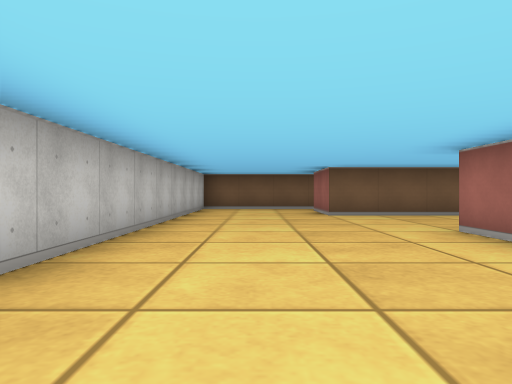
View 1 (above)

16 first-person views from a walk through a cub3D maze. The camera is about half as high as the walls, looks level and sees 70° across. The floor is counted in squares. Each view is taken from the middle of a square. On the plan, view 1 faces up. The plan holds only what a view shows up to about 9 squares ahead; the rest is blank.

View 2
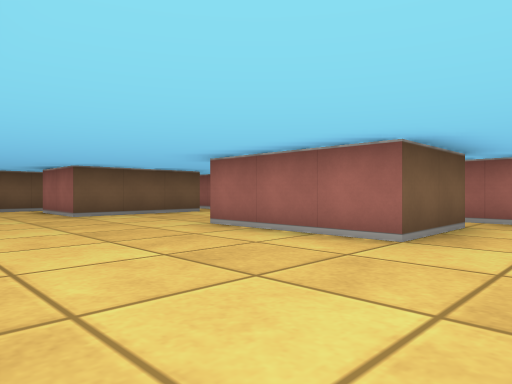

View 3
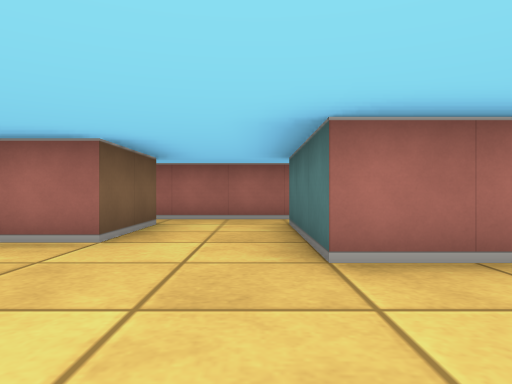

View 4
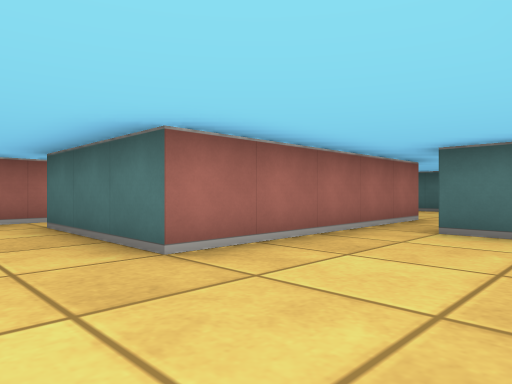

View 5
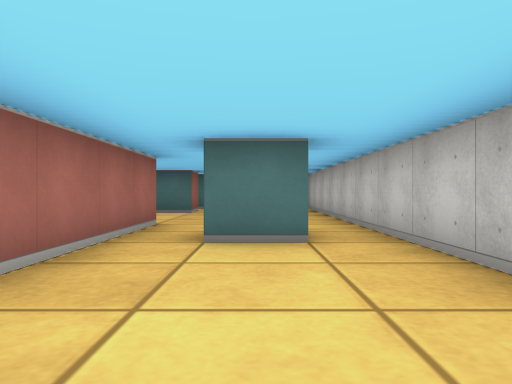

View 6
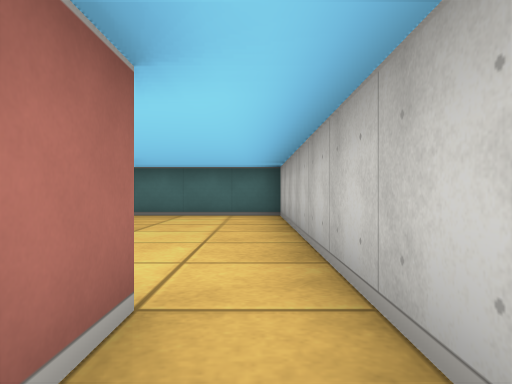

View 7
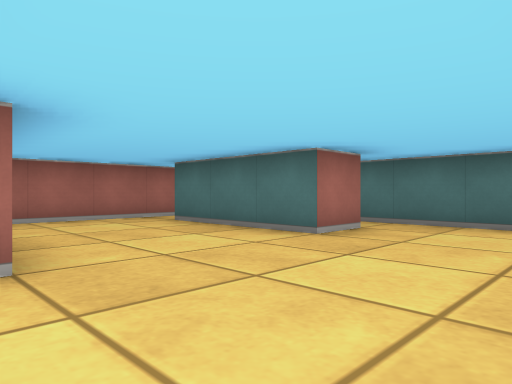

View 8
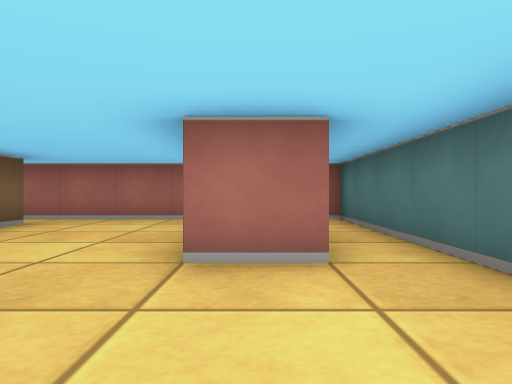

View 9
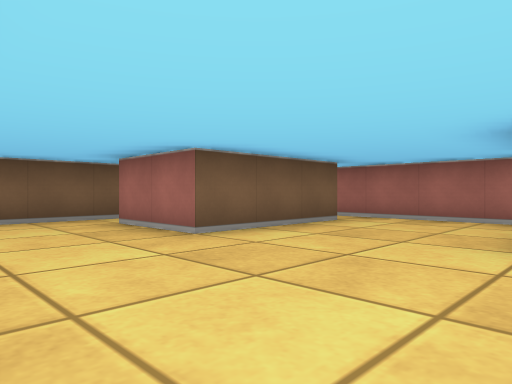

View 10
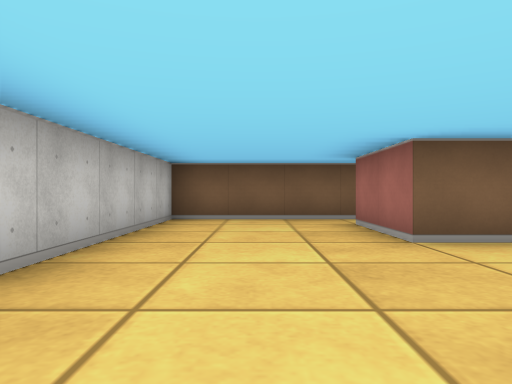

View 11
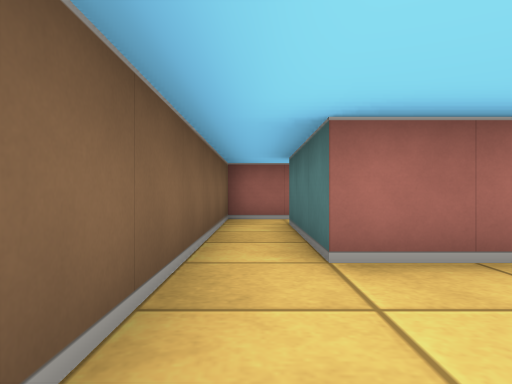

View 12
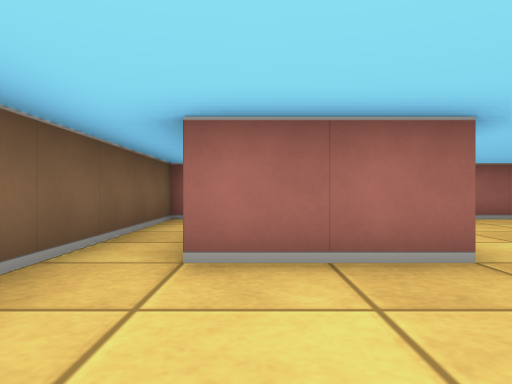

View 13
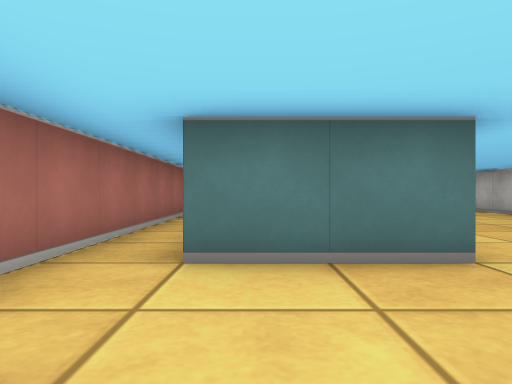

View 14
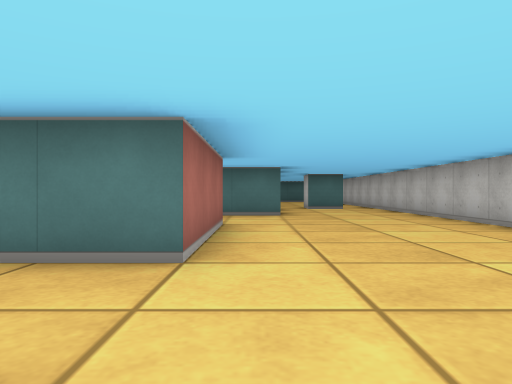

View 15
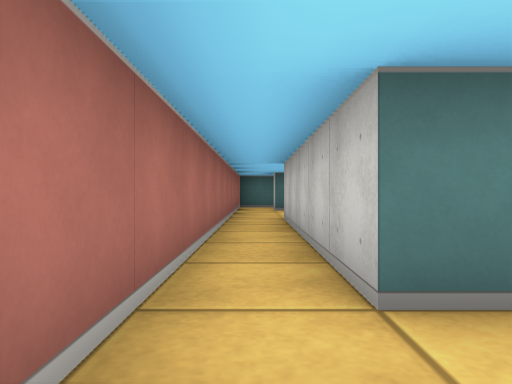

View 16
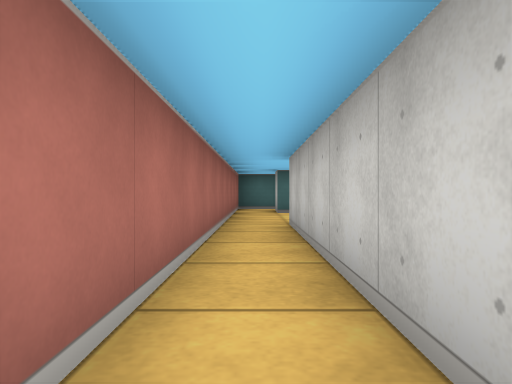

### Floor plan
Points are (right, up) in squares from view 1. A wall is a line through its corners. A room is listed if a view was taken in it or the views show most of it. See-through windows are left out.
Room 1 (views 1, 2, 3, 4, 5, 6, 7, 8, 9, 10, 11, 12, 13, 14, 15, 16)
walls: (4.5, 1.5) (2.5, 1.5) (2.5, 4.5) (4.5, 4.5); (-0.5, -4.5) (-0.5, -3.5) (0.5, -3.5); (1.5, -5.6) (1.5, -0.5) (4.5, -0.5) (4.5, -5.5) (4, -5.5); (4.6, 7.5) (1.5, 7.5) (1.5, 9.5) (4.4, 9.5); (1.5, -9.5) (1.5, -8.5) (4.5, -8.5); (-1.5, -10.5) (5.5, -10.5) (5.5, 10.5) (-1.5, 10.5) (-1.5, -10.5)

Where each view was taken, in squares from view 1:
view 1: 0 up, 0 right, facing up
view 2: 0 up, 1 left, facing up-right
view 3: 0 up, 1 left, facing right
view 4: 1 up, 1 left, facing down-right
view 5: 0 up, 0 right, facing down
view 6: 3 down, 1 left, facing down
view 7: 5 down, 1 left, facing down-right
view 8: 9 down, 1 left, facing right
view 9: 4 up, 1 left, facing up-right
view 10: 4 up, 0 right, facing up
view 11: 10 up, 1 left, facing right
view 12: 9 up, 1 left, facing right
view 13: 7 up, 4 right, facing down
view 14: 7 up, 2 right, facing down
view 15: 1 up, 5 right, facing down
view 16: 0 up, 5 right, facing down
